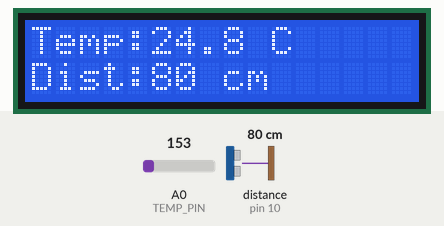
Recording of a sketch running on a simulated Arduino Uno, built with avr-gcc and run on an emulated ATmega328P. Parts: 16×2 character LCD. Wiring (inferred from the names in the program): ultrasonic range finder: trigger pin 9; echo pin 10. Inputs (shaded band) come from the test bench; at power-on: distance to the obstacle (sensor on pin 10) 80 cm, A0 (TEMP_PIN) = 153. The echo pulse lasts 58.3 µs per cm.

Above: at 2.2 s.
2.3 s: distance to the obstacle (sensor on pin 10) set to 2 cm
At 3.8 s:
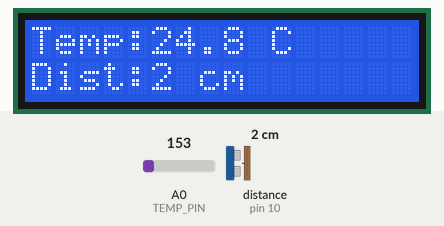
4.6 s: A0 (TEMP_PIN) set to 165
At 5.9 s:
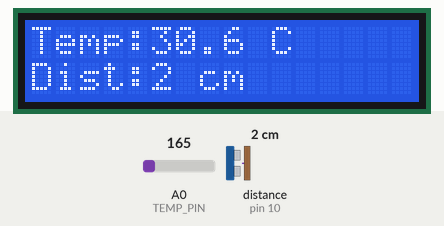
6.7 s: distance to the obstacle (sensor on pin 10) set to 4 cm
At 8.0 s:
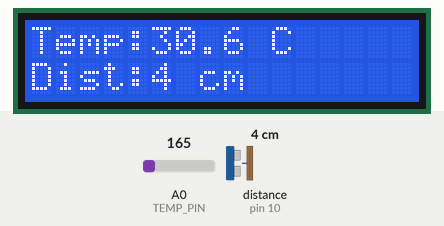
8.7 s: A0 (TEMP_PIN) set to 175
At 10.1 s:
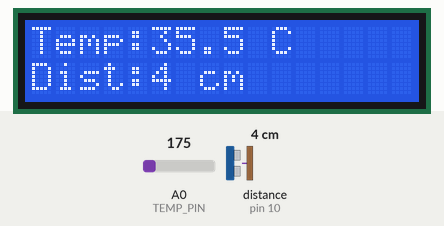
10.8 s: distance to the obstacle (sensor on pin 10) set to 9 cm
At 12.3 s:
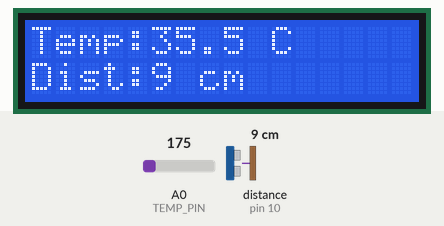
12.8 s: A0 (TEMP_PIN) set to 191
At 14.4 s:
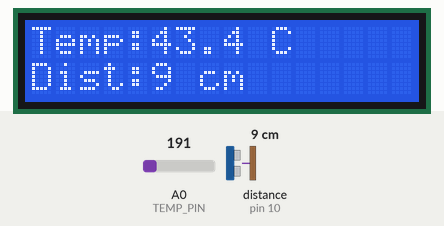
Timing chart, 0 to 15.9 s (numbered marks = the images above; inputs shaded):
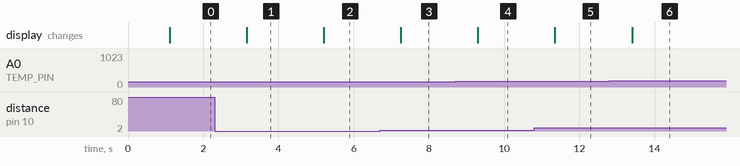

Measured:
- after the input at 2.3 s, the display: changes after 0.86 s (image 1)
- after the input at 4.6 s, the display: changes after 0.61 s (image 2)
- after the input at 6.7 s, the display: changes after 0.56 s (image 3)
- after the input at 8.7 s, the display: changes after 0.60 s (image 4)
- after the input at 10.8 s, the display: changes after 0.55 s (image 5)
- after the input at 12.8 s, the display: changes after 0.60 s (image 6)

The sketch:

Arduino_Temperature_Distance_Monitor.ino
```cpp
#include <Adafruit_LiquidCrystal.h>

// Initializam LCD-ul
Adafruit_LiquidCrystal lcd(0);

// Pinul pentru senzorul de temperatura
#define TEMP_PIN A0

// Pinii pentru senzorul ultrasonic
#define TRIG_PIN 9
#define ECHO_PIN 10

void setup() {
  // Pornim LCD-ul cu 16 coloane si 2 randuri
  lcd.begin(16, 2);
  lcd.setBacklight(1);

  // TRIG trimite semnalul, ECHO primeste raspunsul
  pinMode(TRIG_PIN, OUTPUT);
  pinMode(ECHO_PIN, INPUT);

  // Mesaj scurt la pornirea proiectului
  lcd.setCursor(0, 0);
  lcd.print("Starting...");
  delay(1000);
}

void loop() {
  // Citim valoarea de la senzorul de temperatura
  int sensorValue = analogRead(TEMP_PIN);

  // Transformam valoarea citita in tensiune
  float voltage = sensorValue * (5.0 / 1023.0);

  // TMP36 da 0.5V la 0 grade C, apoi 10mV pentru fiecare grad
  float temperature = (voltage - 0.5) * 100.0;

  // Pregatim senzorul ultrasonic pentru masurare
  digitalWrite(TRIG_PIN, LOW);
  delayMicroseconds(2);

  // Trimitem un impuls scurt pe TRIG
  digitalWrite(TRIG_PIN, HIGH);
  delayMicroseconds(10);
  digitalWrite(TRIG_PIN, LOW);

  // Masuram cat timp sta semnalul pe HIGH pe pinul ECHO
  long duration = pulseIn(ECHO_PIN, HIGH);

  // Calculam distanta in cm
  // 0.0343 cm/us este viteza sunetului, iar impartim la 2 pentru dus-intors
  float distance = duration * 0.0343 / 2;

  // Curatam LCD-ul si afisam valorile noi
  lcd.clear();

  // Afisam temperatura pe primul rand
  lcd.setCursor(0, 0);
  lcd.print("Temp:");
  lcd.print(temperature, 1);
  lcd.print(" C");

  // Afisam distanta pe al doilea rand
  lcd.setCursor(0, 1);
  lcd.print("Dist:");
  lcd.print(distance, 0);
  lcd.print(" cm");

  // Asteptam o secunda pana la urmatoarea citire
  delay(1000);
}
```
